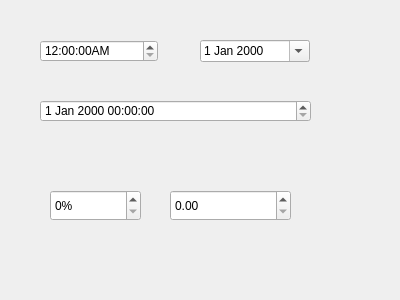
<?xml version="1.0" encoding="UTF-8"?>
<ui version="4.0">
 <class>MyWidget</class>
 <widget class="QWidget" name="MyWidget">
  <property name="geometry">
   <rect>
    <x>0</x>
    <y>0</y>
    <width>400</width>
    <height>300</height>
   </rect>
  </property>
  <property name="windowTitle">
   <string>MyWidget</string>
  </property>
  <widget class="QTimeEdit" name="timeEdit">
   <property name="geometry">
    <rect>
     <x>40</x>
     <y>40</y>
     <width>118</width>
     <height>22</height>
    </rect>
   </property>
   <property name="displayFormat">
    <string>h:mm:ssA</string>
   </property>
  </widget>
  <widget class="QDateEdit" name="dateEdit">
   <property name="geometry">
    <rect>
     <x>200</x>
     <y>40</y>
     <width>110</width>
     <height>22</height>
    </rect>
   </property>
   <property name="calendarPopup">
    <bool>true</bool>
   </property>
  </widget>
  <widget class="QDateTimeEdit" name="dateTimeEdit">
   <property name="geometry">
    <rect>
     <x>40</x>
     <y>100</y>
     <width>271</width>
     <height>22</height>
    </rect>
   </property>
  </widget>
  <widget class="QSpinBox" name="spinBox">
   <property name="geometry">
    <rect>
     <x>50</x>
     <y>190</y>
     <width>91</width>
     <height>31</height>
    </rect>
   </property>
   <property name="suffix">
    <string>%</string>
   </property>
   <property name="prefix">
    <string/>
   </property>
   <property name="value">
    <number>0</number>
   </property>
  </widget>
  <widget class="QDoubleSpinBox" name="doubleSpinBox">
   <property name="geometry">
    <rect>
     <x>170</x>
     <y>190</y>
     <width>121</width>
     <height>31</height>
    </rect>
   </property>
  </widget>
 </widget>
 <layoutdefault spacing="6" margin="11"/>
 <resources/>
 <connections/>
</ui>
